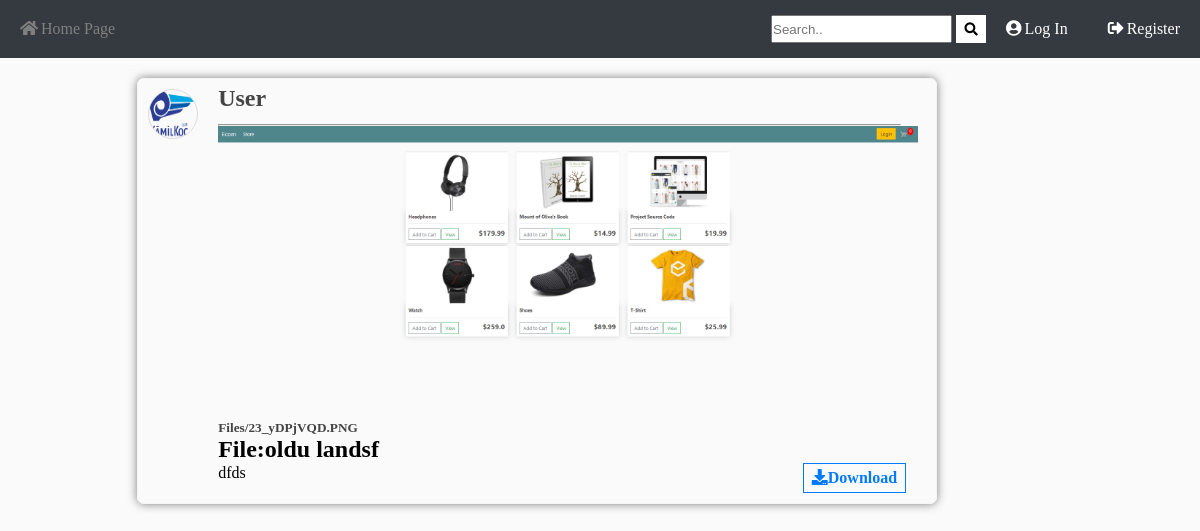
The page //detailPage/3 on the database its author committed.
### fileshare/models.py (models this page shows, shortened)
class Post(models.Model):
	title = models.CharField(max_length=100)
	files = models.FileField(null=True,blank=True,upload_to='Files')
	content = models.TextField(max_length=200)
	date_posted = models.DateTimeField(auto_now_add=True)
	author = models.ForeignKey(User, on_delete=models.CASCADE)
	def extension(self):
		name, extension = os.path.splitext(self.files.name)
		extension = extension.lower()
		return extension

### accounts/models.py (models this page shows, shortened)
class Profile(models.Model):
    user = models.OneToOneField(User, on_delete=models.CASCADE)
    image = models.ImageField( upload_to='profile',default='profil.jpg')   # default='default.jpg',

### fileshare/views.py (the view)
# urls.py: path('/detailPage/<str:pk>', views.detailPage, name="detailPage"),
def detailPage(request,pk):
    post = Post.objects.get(id=pk)
    context = {
        'post':post
    }
    return render(request, 'detailpage.html',context)

### templates/detailpage.html (shortened to what this page needs)
{% extends "base.html" %}
{% load static %}
{% block content %}
<section class="section">
        <div class="alllist-container">
          {%if post %}
            <div class="list-container">
                <div class="left-list">
                    <img src="{{ post.author.profile.image.url }}" alt="">
                </div>
                <div class="right-list">
                    <div class="toplist">
                        <a href="#" class="Userlink"><h1>User</h1></a>
                    </div>
                    <hr>
                    {% if post.files %}
                    <div class="static-container">
                        {% if post.extension == '.jpg' or post.extension == '.jpeg' or post.extension == '.png' %}
                          <a href="{{ post.files.url }}"  download ><img src="{{ post.files.url }}" alt="sd" class="img-detail"></a>
                          <a href="{{ post.files.url }}"  download ><h5>{{ post.files }}</h5></a>
                          {% else %}
                          <a href="{{ post.files.url }}"  download ><h5>{{ post.files }}</h5></a>
                        {% endif %}
                    </div>
                    {% endif %}
                    <h2>File:{{post.title}}</h2>
                    <div class="content-container">
                        <p>{{post.content}}</p>
                        {%if post.files%}
                            <a href="{{ post.files.url }}" class="download" download><i class="fas fa-download" >Download</i></a>
                        {%endif%}
                    </div>
                </div>
            </div>
          {%endif%}
        </div>
</section>
{% endblock %}

### static/css/style.css (style rules this page uses)
* { margin: 0; padding: 0; box-sizing: border-box; text-decoration: none; }
html,body { height: 100%; background-color: #fafafa; }
.section { width: 100%; display: flex; justify-content: center; }
.alllist-container { display: flex; flex-direction: column; }
.section .list-container { margin-top: 20px; width: 40%; min-width: 800px; border: 1px solid whitesmoke; display: flex; flex-direction: row; border-radius: 7px; box-shadow: 0 0 10px 0 rgba(0, 0, 0, .5); }
.section .list-container .left-list img { width: 50px; height: 50px; margin: 10px; border-radius: 50%; border: 1px solid rgb(223, 219, 219); }
.section .list-container .right-list { margin-left: 10px; flex: 1; }
.section .list-container .right-list .toplist { display: flex; align-items: center; }
.section .list-container .right-list .Userlink { display: inline-block; }
.section .list-container .right-list a { color: #444444; display: inline-block; }
.section .list-container .right-list a h1 { font-weight: 800; line-height: 1.5rem; margin-left: 0; display: inline-block; margin: 7px 0px; }
.section .list-container .right-list hr { margin-right: 35px; margin-top: 7px; color: rgb(223, 219, 219); }
.section .list-container .right-list .content-container { display: flex; flex-direction: row; margin-bottom: 5px; }
.section .list-container .right-list .content-container p { flex: 1; font-weight: 300; line-height: 1.2rem; }
.section .list-container .right-list .content-container .download { padding: 5px 8px; margin-right: 30px; margin-bottom: 5px; color: #007bff; border: 1px solid #007bff; transition: background-color 1s; }
.section .right-list .img-detail { max-width: 700px; }

### static/css/accounts.css (style rules this page uses)
* { margin: 0; padding: 0; }
html,body { width: 100%; height: 100%; background-color: #fafafa; }

### rows shown on the page
Post: author.profile.image (picture), files (picture), files "Files/23_yDPjVQD.PNG", title "oldu landsf", content "dfds"
